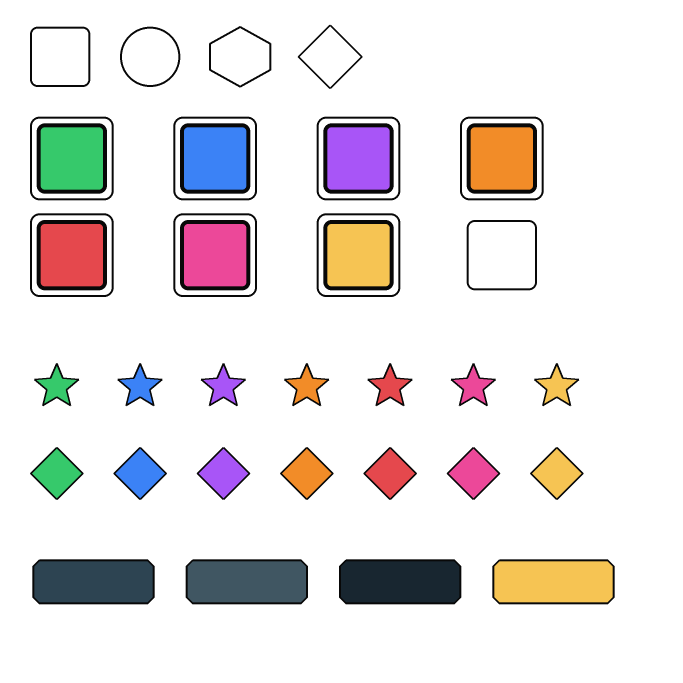
#> input picture outputs/ui_element_sheets_refined/04_player_quality_parts_split.png, 2048 x 2048 px (shown at 1/3 size); its folder holds only this picture in this run
$ python generate_refined_ui_sheets.py
#> lines starting #> are read from the running program, lines starting #| are printed output that depends on the picture
from pathlib import Path
from PIL import Image, ImageDraw
import math


ROOT = Path.cwd()
OUT = ROOT / "outputs" / "ui_element_sheets_refined"
OUT.mkdir(parents=True, exist_ok=True)

W = 2048
H = 2048
BLACK = (8, 8, 8, 255)
WHITE = (255, 255, 255, 255)
DARK = (24, 38, 48, 255)
PANEL = (45, 68, 82, 255)
PANEL2 = (64, 86, 98, 255)
GOLD = (246, 196, 83, 255)
ORANGE = (242, 140, 40, 255)
RED = (229, 72, 77, 255)
GREEN = (54, 201, 107, 255)
BLUE = (59, 130, 246, 255)
PURPLE = (168, 85, 247, 255)
PINK = (236, 72, 153, 255)
CYAN = (40, 210, 210, 255)
GREY = (174, 184, 190, 255)
LIGHT = (222, 232, 236, 255)
DISABLED = (114, 126, 132, 255)
QUALITY = [GREEN, BLUE, PURPLE, ORANGE, RED, PINK, GOLD]


def canvas():
    return Image.new("RGBA", (W, H), WHITE)


def draw_for(im):
    return ImageDraw.Draw(im)


def rect(draw, xy, fill, outline=BLACK, lw=6):
    draw.rectangle(xy, fill=fill, outline=outline, width=lw)


def roundrect(draw, xy, radius, fill, outline=BLACK, lw=6):
    draw.rounded_rectangle(xy, radius=radius, fill=fill, outline=outline, width=lw)


def cut_rect(draw, x, y, w, h, cut, fill, outline=BLACK, lw=6):
    pts = [
        (x + cut, y),
        (x + w - cut, y),
        (x + w, y + cut),
        (x + w, y + h - cut),
        (x + w - cut, y + h),
        (x + cut, y + h),
        (x, y + h - cut),
        (x, y + cut),
    ]
    draw.polygon(pts, fill=fill)
    draw.line(pts + [pts[0]], fill=outline, width=lw, joint="curve")


def diamond(draw, cx, cy, r, fill, outline=BLACK, lw=6):
    pts = [(cx, cy - r), (cx + r, cy), (cx, cy + r), (cx - r, cy)]
    draw.polygon(pts, fill=fill)
    draw.line(pts + [pts[0]], fill=outline, width=lw)


def circle(draw, cx, cy, r, fill, outline=BLACK, lw=6):
    draw.ellipse((cx - r, cy - r, cx + r, cy + r), fill=fill, outline=outline, width=lw)


def triangle(draw, pts, fill, outline=BLACK, lw=6):
    draw.polygon(pts, fill=fill)
    draw.line(pts + [pts[0]], fill=outline, width=lw)


def plus(draw, cx, cy, s, fill=BLACK):
    a = s // 3
    draw.rectangle((cx - a, cy - s, cx + a, cy + s), fill=fill)
    draw.rectangle((cx - s, cy - a, cx + s, cy + a), fill=fill)


def chevron(draw, cx, cy, s, direction="right", fill=BLACK, lw=14):
    if direction == "right":
        pts = [(cx - s, cy - s), (cx + s, cy), (cx - s, cy + s)]
    elif direction == "left":
        pts = [(cx + s, cy - s), (cx - s, cy), (cx + s, cy + s)]
    elif direction == "up":
        pts = [(cx - s, cy + s), (cx, cy - s), (cx + s, cy + s)]
    else:
        pts = [(cx - s, cy - s), (cx, cy + s), (cx + s, cy - s)]
    draw.line(pts, fill=fill, width=lw, joint="curve")


def star(draw, cx, cy, r, fill, outline=BLACK, lw=5):
    pts = []
    for i in range(10):
        ang = -math.pi / 2 + i * math.pi / 5
        rr = r if i % 2 == 0 else r * 0.45
        pts.append((cx + math.cos(ang) * rr, cy + math.sin(ang) * rr))
    draw.polygon(pts, fill=fill)
    draw.line(pts + [pts[0]], fill=outline, width=lw)


def ball(draw, cx, cy, r, fill=ORANGE):
    circle(draw, cx, cy, r, fill, lw=6)
    draw.arc((cx - r, cy - r, cx + r, cy + r), 210, 330, fill=BLACK, width=5)
    draw.arc((cx - r, cy - r, cx + r, cy + r), 30, 150, fill=BLACK, width=5)
    draw.line((cx - r, cy, cx + r, cy), fill=BLACK, width=5)
    draw.line((cx, cy - r, cx, cy + r), fill=BLACK, width=5)


def trophy(draw, cx, cy, s, fill=GOLD):
    roundrect(draw, (cx - s, cy - s, cx + s, cy + s // 2), 12, fill, lw=5)
    rect(draw, (cx - s // 2, cy + s // 2, cx + s // 2, cy + s), fill, lw=5)
    rect(draw, (cx - s, cy + s, cx + s, cy + s + 20), fill, lw=5)
    draw.arc((cx - s * 2, cy - s // 2, cx - s // 2, cy + s), 270, 90, fill=BLACK, width=6)
    draw.arc((cx + s // 2, cy - s // 2, cx + s * 2, cy + s), 90, 270, fill=BLACK, width=6)


def gear(draw, cx, cy, s, fill=GREY):
    for angle in range(0, 360, 45):
        x = cx + math.cos(math.radians(angle)) * s * 0.7
        y = cy + math.sin(math.radians(angle)) * s * 0.7
        rect(draw, (x - 12, y - 12, x + 12, y + 12), fill, lw=4)
    circle(draw, cx, cy, s, fill, lw=5)
    circle(draw, cx, cy, int(s * 0.35), WHITE, lw=5)


def lock(draw, cx, cy, s, fill=GREY):
    draw.arc((cx - s, cy - s, cx + s, cy + s), 200, 340, fill=BLACK, width=8)
    roundrect(draw, (cx - s, cy, cx + s, cy + int(s * 1.4)), 10, fill, lw=5)


def coin(draw, cx, cy, r, fill=GOLD):
    circle(draw, cx, cy, r, fill, lw=5)
    circle(draw, cx, cy, int(r * 0.62), (255, 223, 104, 255), lw=4)


def magnify(draw, cx, cy, s, fill=LIGHT):
    circle(draw, cx - s // 4, cy - s // 4, s // 2, fill, lw=6)
    draw.line((cx + s // 8, cy + s // 8, cx + s, cy + s), fill=BLACK, width=10)


def check(draw, cx, cy, s, fill=BLACK, lw=14):
    draw.line((cx - s, cy, cx - s // 4, cy + s, cx + s, cy - s), fill=fill, width=lw, joint="curve")


def xmark(draw, cx, cy, s, fill=BLACK, lw=14):
    draw.line((cx - s, cy - s, cx + s, cy + s), fill=fill, width=lw)
    draw.line((cx + s, cy - s, cx - s, cy + s), fill=fill, width=lw)


def home(draw, cx, cy, s, fill=CYAN):
    triangle(draw, [(cx - s, cy), (cx, cy - s), (cx + s, cy)], fill, lw=5)
    rect(draw, (cx - int(s * 0.65), cy, cx + int(s * 0.65), cy + s), fill, lw=5)


def shield(draw, cx, cy, s, fill=BLUE):
    pts = [
        (cx, cy - s),
        (cx + s, cy - s // 2),
        (cx + int(s * 0.75), cy + s // 2),
        (cx, cy + s),
        (cx - int(s * 0.75), cy + s // 2),
        (cx - s, cy - s // 2),
    ]
    draw.polygon(pts, fill=fill)
    draw.line(pts + [pts[0]], fill=BLACK, width=5)


def lightning(draw, cx, cy, s, fill=GOLD):
    pts = [
        (cx + s // 5, cy - s),
        (cx - s // 2, cy + s // 8),
        (cx, cy + s // 8),
        (cx - s // 5, cy + s),
        (cx + s // 2, cy - s // 8),
        (cx, cy - s // 8),
    ]
    draw.polygon(pts, fill=fill)
    draw.line(pts + [pts[0]], fill=BLACK, width=5)


def person(draw, cx, cy, s, fill=LIGHT):
    circle(draw, cx, cy - s // 3, s // 3, fill, lw=5)
    roundrect(draw, (cx - s // 2, cy, cx + s // 2, cy + s), 12, fill, lw=5)


def save_sheet(name, im):
    im.save(OUT / name)


def sheet_01():
    im = canvas()
    draw = draw_for(im)
    items = [
        (90, 90, 620, 240, 28, PANEL),
        (780, 90, 520, 240, 0, PANEL2),
        (1380, 90, 520, 240, 42, DARK),
        (90, 430, 820, 360, 34, DARK),
        (1000, 430, 420, 360, 26, PANEL),
        (1500, 430, 360, 360, 0, PANEL2),
        (90, 900, 520, 680, 36, DARK),
        (700, 900, 560, 680, 20, PANEL),
        (1350, 900, 520, 680, 60, PANEL2),
    ]
    for x, y, w, h, cut, fill in items:
        if cut:
            cut_rect(draw, x, y, w, h, cut, fill)
        else:
            rect(draw, (x, y, x + w, y + h), fill, lw=6)
    for y in [1660, 1740, 1820]:
        rect(draw, (100, y, 760, y + 24), PANEL, lw=4)
    for x in [900, 1030, 1160, 1290]:
        roundrect(draw, (x, 1660, x + 70, 1900), 28, PANEL2, lw=5)
    for x in [1450, 1580, 1710]:
        draw.line((x, 1660, x + 90, 1660, x + 90, 1750), fill=BLACK, width=8)
        draw.line((x, 1900, x + 90, 1900, x + 90, 1810), fill=BLACK, width=8)
    save_sheet("01_frames_panels_split.png", im)


def sheet_02():
    im = canvas()
    draw = draw_for(im)
    for x, y, w, h, fill in [
        (80, 80, 330, 120, GOLD),
        (460, 80, 330, 120, PANEL),
        (840, 80, 330, 120, RED),
        (1220, 80, 330, 120, DISABLED),
        (1600, 80, 260, 120, CYAN),
    ]:
        cut_rect(draw, x, y, w, h, 22, fill)
    for x in [100, 320, 540, 760, 980, 1200, 1420, 1640]:
        roundrect(draw, (x, 290, x + 150, 440), 22, PANEL2, lw=6)
    for x in [100, 330, 560, 790, 1020, 1250, 1480, 1710]:
        circle(draw, x + 75, 610, 72, PANEL, lw=6)

    icon_fns = [
        lambda dr, cx, cy: check(dr, cx, cy, 46),
        lambda dr, cx, cy: xmark(dr, cx, cy, 46),
        lambda dr, cx, cy: chevron(dr, cx, cy, 44, "left"),
        lambda dr, cx, cy: chevron(dr, cx, cy, 44, "right"),
        lambda dr, cx, cy: plus(dr, cx, cy, 46),
        lambda dr, cx, cy: gear(dr, cx, cy, 54),
        lambda dr, cx, cy: ball(dr, cx, cy, 56),
        lambda dr, cx, cy: coin(dr, cx, cy, 56),
        lambda dr, cx, cy: trophy(dr, cx, cy, 46),
        lambda dr, cx, cy: magnify(dr, cx, cy, 54),
        lambda dr, cx, cy: lock(dr, cx, cy, 44),
        lambda dr, cx, cy: home(dr, cx, cy, 50),
        lambda dr, cx, cy: shield(dr, cx, cy, 52),
        lambda dr, cx, cy: lightning(dr, cx, cy, 52),
        lambda dr, cx, cy: star(dr, cx, cy, 58, GOLD),
        lambda dr, cx, cy: person(dr, cx, cy, 52),
    ]
    for i, fn in enumerate(icon_fns):
        fn(draw, 170 + (i % 8) * 235, 920 + (i // 8) * 260)
    roundrect(draw, (120, 1580, 420, 1690), 52, LIGHT, lw=6)
    circle(draw, 180, 1635, 44, GREEN, lw=5)
    roundrect(draw, (520, 1580, 820, 1690), 52, LIGHT, lw=6)
    circle(draw, 760, 1635, 44, DISABLED, lw=5)
    for x in [960, 1240, 1520]:
        cut_rect(draw, x, 1560, 220, 120, 20, PANEL)
    save_sheet("02_button_bases_and_icons_split.png", im)


def sheet_03():
    im = canvas()
    draw = draw_for(im)
    for x, y, w, h in [(90, 90, 900, 90), (90, 250, 900, 130), (90, 470, 900, 60), (90, 620, 900, 160)]:
        roundrect(draw, (x, y, x + w, y + h), 18, WHITE, lw=7)
    for i, color in enumerate([GREEN, BLUE, PURPLE, ORANGE, RED, GOLD, CYAN]):
        roundrect(draw, (1120, 90 + i * 120, 1780, 90 + i * 120 + 72), 12, color, lw=5)
    for i, color in enumerate([GREEN, ORANGE, RED, BLUE]):
        rect(draw, (90 + i * 230, 900, 250 + i * 230, 980), color, lw=5)
    for i, color in enumerate([GREEN, BLUE, ORANGE, RED]):
        circle(draw, 120 + i * 180, 1130, 48, color, lw=5)
        rect(draw, (95 + i * 180, 1210, 145 + i * 180, 1370), color, lw=5)
    for x in [900, 1040, 1180, 1320, 1460]:
        draw.rectangle((x, 1110, x + 24, 1260), fill=BLACK)
    for i, color in enumerate([GOLD, ORANGE, RED]):
        triangle(draw, [(900 + i * 220, 1450), (960 + i * 220, 1330), (1020 + i * 220, 1450)], color, lw=5)
    circle(draw, 340, 1640, 150, WHITE, lw=7)
    draw.arc((190, 1490, 490, 1790), 220, 360, fill=GREEN, width=36)
    draw.arc((190, 1490, 490, 1790), 20, 120, fill=ORANGE, width=36)
    circle(draw, 780, 1640, 150, WHITE, lw=7)
    draw.pieslice((630, 1490, 930, 1790), -90, 40, fill=GREEN)
    circle(draw, 780, 1640, 108, WHITE, outline=WHITE, lw=0)
    circle(draw, 780, 1640, 150, (0, 0, 0, 0), lw=7)
    for i in range(10):
        draw.line((1180 + i * 70, 1500, 1120 + i * 70, 1700), fill=BLACK, width=8)
    save_sheet("03_progress_bars_split.png", im)


def sheet_04():
    im = canvas()
    draw = draw_for(im)
    for shape, x, y in [("sq", 90, 80), ("round", 360, 80), ("hex", 630, 80), ("diamond", 900, 80)]:
        if shape == "sq":
            roundrect(draw, (x, y, x + 180, y + 180), 22, WHITE, lw=6)
        elif shape == "round":
            circle(draw, x + 90, y + 90, 90, WHITE, lw=6)
        elif shape == "hex":
            pts = [(x + 90, y), (x + 180, y + 50), (x + 180, y + 130), (x + 90, y + 180), (x, y + 130), (x, y + 50)]
            draw.polygon(pts, fill=WHITE)
            draw.line(pts + [pts[0]], fill=BLACK, width=6)
        else:
            diamond(draw, x + 90, y + 90, 95, WHITE, lw=6)
    for i, color in enumerate(QUALITY):
        x = 90 + (i % 4) * 430
        y = 350 + (i // 4) * 290
        roundrect(draw, (x, y, x + 250, y + 250), 28, WHITE, lw=6)
        roundrect(draw, (x + 20, y + 20, x + 230, y + 230), 24, color, lw=12)
    x = 90 + 3 * 430
    y = 350 + 1 * 290
    for j, color in enumerate([RED, ORANGE, GOLD, GREEN, BLUE, PURPLE, PINK]):
        draw.arc((x + 20 + j * 2, y + 20 + j * 2, x + 230 - j * 2, y + 230 - j * 2), j * 50, j * 50 + 45, fill=color, width=14)
    roundrect(draw, (x + 20, y + 20, x + 230, y + 230), 24, (0, 0, 0, 0), lw=6)
    for i, color in enumerate(QUALITY):
        star(draw, 170 + i * 250, 1160, 70, color)
    for i, color in enumerate(QUALITY):
        diamond(draw, 170 + i * 250, 1420, 78, color)
    for i, color in enumerate([PANEL, PANEL2, DARK, GOLD]):
        cut_rect(draw, 100 + i * 460, 1680, 360, 130, 18, color)
    save_sheet("04_player_quality_parts_split.png", im)


def sheet_05():
    im = canvas()
    draw = draw_for(im)
    for i, color in enumerate([DARK, PANEL, PANEL2]):
        cut_rect(draw, 80 + i * 650, 80, 560, 760, 44, color)
    for x in [140, 790, 1440]:
        roundrect(draw, (x, 170, x + 440, 480), 24, WHITE, lw=6)
    for i in range(5):
        rect(draw, (130 + i * 360, 940, 420 + i * 360, 1010), PANEL, lw=5)
    for i, color in enumerate([WHITE, LIGHT, PANEL, GOLD, RED, BLUE, PURPLE, ORANGE]):
        roundrect(draw, (110 + (i % 4) * 450, 1160 + (i // 4) * 300, 350 + (i % 4) * 450, 1400 + (i // 4) * 300), 26, color, lw=6)
    chevron(draw, 520, 1760, 60, "right")
    chevron(draw, 690, 1760, 60, "left")
    for x in [900, 1040, 1180, 1320]:
        draw.rectangle((x, 1660, x + 24, 1880), fill=BLACK)
    for x, color in [(1500, GREEN), (1660, RED)]:
        triangle(draw, [(x, 1840), (x + 70, 1660), (x + 140, 1840)], color, lw=6)
    save_sheet("05_card_and_slot_parts_split.png", im)


def sheet_06():
    im = canvas()
    draw = draw_for(im)
    cut_rect(draw, 80, 80, 780, 170, 28, DARK)
    cut_rect(draw, 1180, 80, 780, 170, 28, DARK)
    diamond(draw, 1024, 165, 80, GOLD)
    for x, color in [(160, BLUE), (380, ORANGE), (600, RED), (1300, GREEN), (1520, PURPLE), (1740, GOLD)]:
        shield(draw, x, 430, 70, color)
    roundrect(draw, (780, 360, 1260, 500), 28, WHITE, lw=6)
    for i, color in enumerate([GREEN, BLUE, ORANGE, RED]):
        circle(draw, 420 + i * 330, 680, 70, color, lw=6)
    for x in [100, 360, 620, 880, 1140, 1400, 1660]:
        roundrect(draw, (x, 880, x + 180, 1060), 28, PANEL, lw=6)
    roundrect(draw, (100, 1230, 900, 1340), 18, WHITE, lw=6)
    roundrect(draw, (1140, 1230, 1940, 1340), 18, WHITE, lw=6)
    for i, color in enumerate([GREEN, RED, GOLD, BLUE]):
        roundrect(draw, (150 + i * 450, 1490, 500 + i * 450, 1650), 24, color, lw=6)
    circle(draw, 260, 1850, 70, LIGHT, lw=6)
    draw.rectangle((320, 1840, 430, 1870), fill=LIGHT, outline=BLACK, width=5)
    circle(draw, 620, 1850, 80, WHITE, lw=6)
    draw.line((620, 1850, 620, 1790), fill=BLACK, width=8)
    draw.line((620, 1850, 680, 1880), fill=BLACK, width=8)
    draw.line((980, 1760, 980, 1940), fill=BLACK, width=10)
    triangle(draw, [(990, 1770), (1160, 1820), (990, 1870)], RED, lw=5)
    save_sheet("06_match_hud_parts_split.png", im)


def sheet_07():
    im = canvas()
    draw = draw_for(im)
    for i, color in enumerate([DARK, PANEL, PANEL2, GOLD]):
        cut_rect(draw, 80 + i * 470, 80, 390, 260, 28, color)
    for i, color in enumerate([GOLD, ORANGE, GREEN, BLUE, PURPLE, RED, PINK]):
        coin(draw, 170 + i * 260, 540, 70, color)
    for i, color in enumerate([GOLD, PANEL, RED, BLUE]):
        x = 120 + i * 460
        y = 780
        rect(draw, (x, y + 70, x + 280, y + 230), color, lw=6)
        draw.rectangle((x, y + 40, x + 280, y + 100), fill=color, outline=BLACK, width=6)
        circle(draw, x + 140, y + 145, 24, WHITE, lw=5)
    for x, color in [(140, GREEN), (500, BLUE), (860, ORANGE), (1220, PURPLE), (1580, RED)]:
        cut_rect(draw, x, 1160, 260, 150, 18, color)
    for x in [220, 580, 940, 1300, 1660]:
        triangle(draw, [(x - 35, 1510), (x - 35, 1630), (x + 65, 1570)], GOLD, lw=6)
    for x, color in [(250, GOLD), (560, ORANGE), (870, RED), (1180, BLUE), (1490, PINK)]:
        star(draw, x, 1840, 86, color)
    save_sheet("07_reward_currency_parts_split.png", im)


def sheet_08():
    im = canvas()
    draw = draw_for(im)
    for i, color in enumerate([GOLD, CYAN, RED, GREEN]):
        roundrect(draw, (80 + i * 480, 80, 420 + i * 480, 260), 30, WHITE, outline=color, lw=12)
    icon_fns = [gear, lock, home, shield, lightning, ball, coin, trophy, magnify]
    for i, fn in enumerate(icon_fns):
        fn(draw, 170 + (i % 5) * 380, 520 + (i // 5) * 300, 62)
    cx, cy = 170, 1220
    pts = [(cx - 70, cy - 30), (cx - 25, cy - 30), (cx + 30, cy - 80), (cx + 30, cy + 80), (cx - 25, cy + 30), (cx - 70, cy + 30)]
    draw.polygon(pts, fill=CYAN)
    draw.line(pts + [pts[0]], fill=BLACK, width=6)
    draw.arc((cx + 40, cy - 60, cx + 130, cy + 60), -45, 45, fill=BLACK, width=7)
    cx = 550
    draw.line((cx, 1130, cx, 1290), fill=BLACK, width=10)
    draw.line((cx, 1130, cx + 110, 1160), fill=BLACK, width=10)
    circle(draw, cx - 30, 1290, 34, PURPLE, lw=5)
    cx = 930
    draw.arc((cx - 70, cy - 70, cx + 70, cy + 90), 200, -20, fill=BLACK, width=8)
    rect(draw, (cx - 60, cy + 20, cx + 60, cy + 70), GOLD, lw=5)
    circle(draw, cx, cy + 90, 20, GOLD, lw=4)
    cx = 1310
    rect(draw, (cx - 60, cy - 40, cx + 60, cy + 90), LIGHT, lw=6)
    rect(draw, (cx - 80, cy - 70, cx + 80, cy - 40), LIGHT, lw=6)
    draw.line((cx - 30, cy - 20, cx - 30, cy + 70), fill=BLACK, width=5)
    draw.line((cx + 30, cy - 20, cx + 30, cy + 70), fill=BLACK, width=5)
    cx = 1690
    draw.arc((cx - 75, cy - 75, cx + 75, cy + 75), 40, 310, fill=BLACK, width=12)
    triangle(draw, [(cx + 60, cy - 80), (cx + 110, cy - 50), (cx + 62, cy - 20)], GREEN, lw=5)
    for i, y in enumerate([1540, 1620, 1700]):
        draw.line((140, y, 520, y), fill=BLACK, width=8)
        circle(draw, 240 + i * 100, y, 28, CYAN, lw=5)
    for x in [720, 940, 1160]:
        rect(draw, (x, 1500, x + 160, 1660), WHITE, lw=6)
    for x in [1380, 1600, 1820]:
        diamond(draw, x, 1580, 82, ORANGE, lw=6)
    triangle(draw, [(220, 1940), (340, 1740), (460, 1940)], RED, lw=7)
    circle(draw, 340, 1880, 16, BLACK, outline=BLACK, lw=0)
    draw.rectangle((330, 1800, 350, 1860), fill=BLACK)
    save_sheet("08_system_misc_parts_split.png", im)


def make_overview():
    files = sorted(OUT.glob("*_split.png"))
    thumb_w, thumb_h = 512, 512
    overview = Image.new("RGBA", (thumb_w * 4, thumb_h * 2), WHITE)
    for i, path in enumerate(files):
        thumb = Image.open(path).convert("RGBA")
        thumb.thumbnail((thumb_w - 24, thumb_h - 24), Image.Resampling.LANCZOS)
        x = (i % 4) * thumb_w + (thumb_w - thumb.width) // 2
        y = (i // 4) * thumb_h + (thumb_h - thumb.height) // 2
        overview.alpha_composite(thumb, (x, y))
    overview.save(OUT / "overview_refined.png")


def main():
    for fn in [sheet_01, sheet_02, sheet_03, sheet_04, sheet_05, sheet_06, sheet_07, sheet_08]:
        fn()
#> this loop made 8 passes
#> pass 1, in save_sheet, `im.save(OUT / name)`:
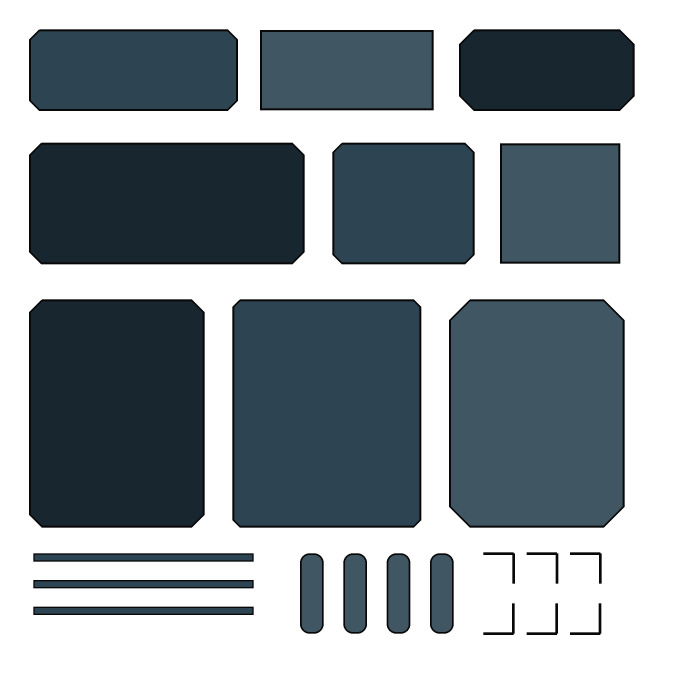
#> saved as 01_frames_panels_split.png: PIL image 2048x2048 RGBA (shown at 1/3 size); mean R, G, B, A 142.4, 152, 157.9, 255
#> pass 2, in save_sheet (call 2), `im.save(OUT / name)`:
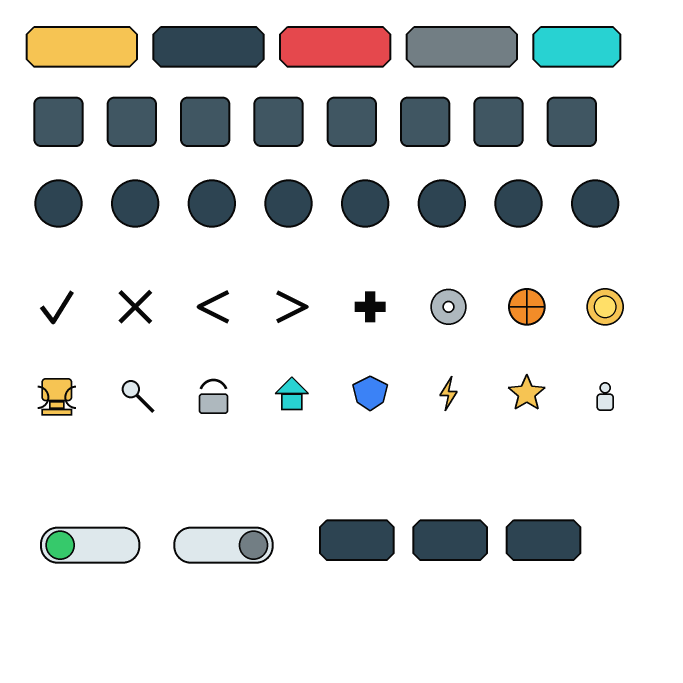
#> saved as 02_button_bases_and_icons_split.png: PIL image 2048x2048 RGBA (shown at 1/3 size); mean R, G, B, A 224.9, 226.6, 226.4, 255
    make_overview()
#> in make_overview, thumb is the input picture: PIL image 2048x2048 RGBA; mean R, G, B, A 229, 225, 224.9, 252.6
#> in make_overview, `thumb.thumbnail((thumb_w - 24, thumb_h - 24), Image.Resampling.LANCZOS)`:
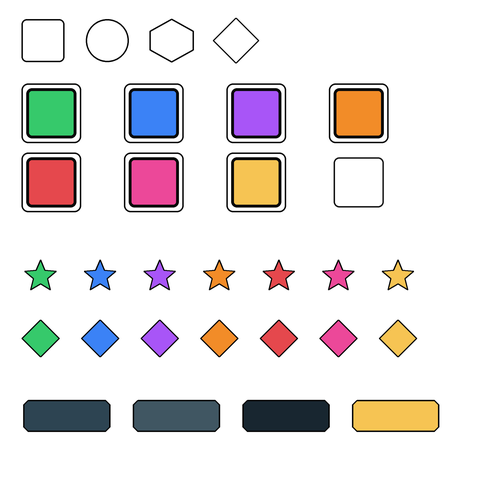
#> thumb: PIL image 488x488 RGBA; mean R, G, B, A 228.8, 224.7, 224.6, 252.6; transparent parts drawn white
#> in make_overview, `overview.alpha_composite(thumb, (x, y))`:
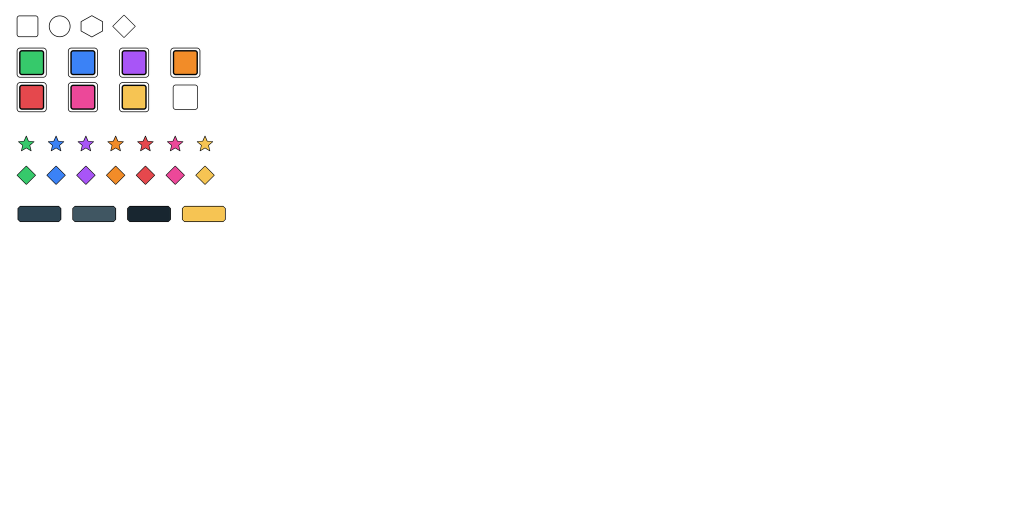
#> overview: PIL image 2048x1024 RGBA (shown at 1/2 size); mean R, G, B, A 252.3, 251.8, 251.8, 255
    print(f"saved {OUT}")


if __name__ == "__main__":
    main()
